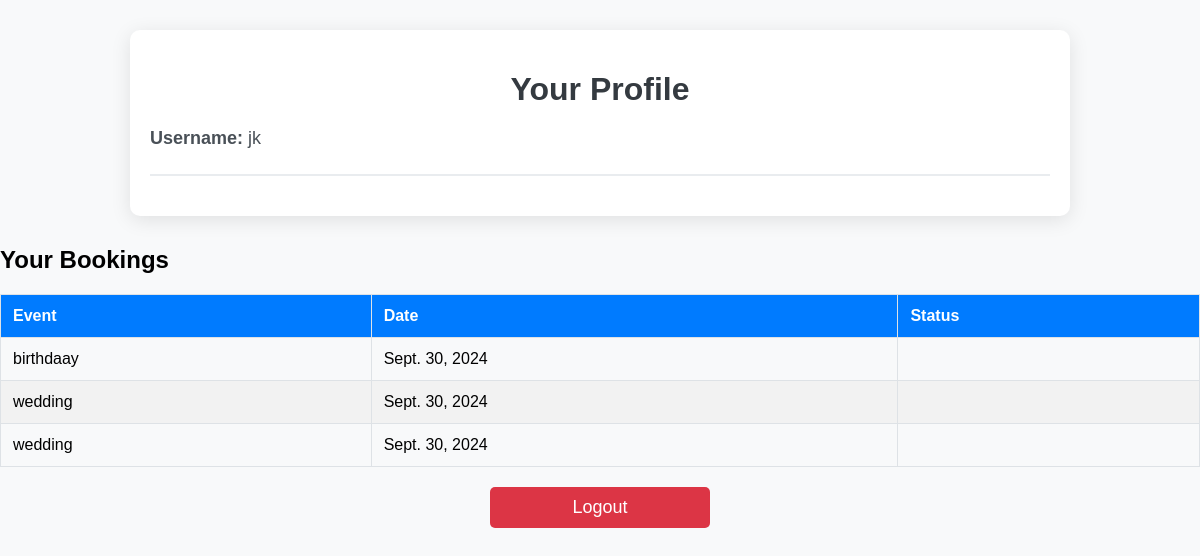
The page /profile/ (signed in) on the database as committed earlier.
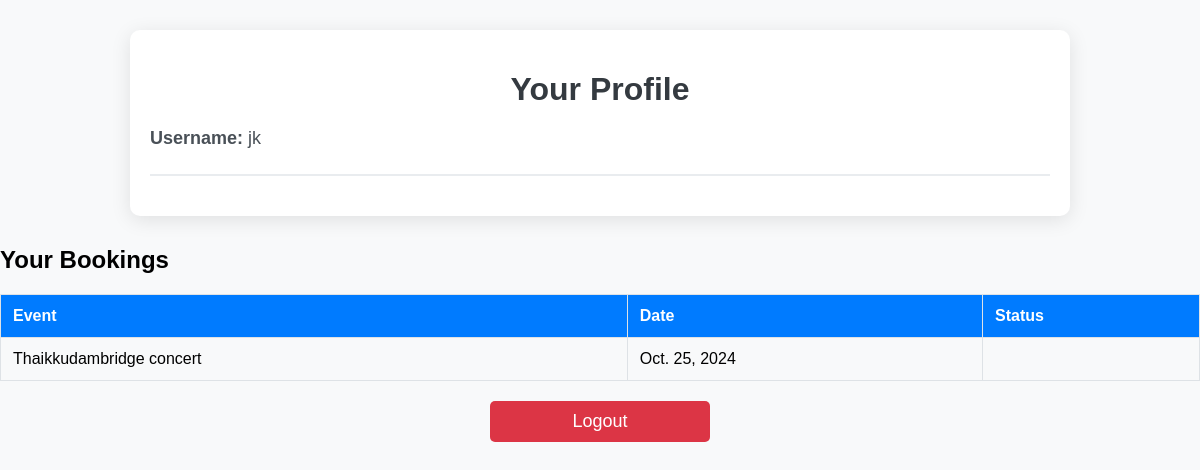
The same page on the database as committed later.
### man/models.py (models this page shows, shortened)
class Booking(models.Model):
    user = models.ForeignKey(User, on_delete=models.CASCADE)
    event = models.ForeignKey(Events, on_delete=models.CASCADE)
    name = models.CharField(max_length=255, default='Anonymous')
    contact = models.CharField(max_length=200, default='contactnumber')
    booking_date = models.DateField(blank=True, null=False)
    email = models.EmailField()
    created_at = models.DateTimeField(auto_now_add=True)
    num_tickets = models.PositiveIntegerField(default=1)  # Number of tickets for the booking
    class Meta:
        unique_together = ('user', 'event', 'booking_date')

class Events(models.Model):
    EVENT_TYPES = [
        ('wedding', 'Wedding'),
        ('birthday', 'Birthday Party'),
        ('reception', 'Reception'),
        ('conference', 'Conference'),
        ('other', 'Other Event'),
    ]
    name = models.CharField(max_length=200)
    event_type = models.CharField(max_length=20, choices=EVENT_TYPES, default='other')
    description = models.TextField()
    date = models.DateField()
    location = models.CharField(max_length=100)
    price_per_person = models.DecimalField(max_digits=10, decimal_places=2)

### man/views.py (the view)
# urls.py: path('profile/', views.profile, name='profile'),  # User profile
@login_required
def profile(request):
    bookings = Booking.objects.filter(user=request.user)
    return render(request, 'profile.html', {'bookings': bookings, 'user': request.user})

### man/templates/profile.html (shortened to what this page needs)
<!DOCTYPE html>
<html lang="en">
<head>
</head>
<body>
<div class="container">
    <h1>Your Profile</h1>
    <div class="user-info">
        <p><strong>Username:</strong> {{ user.username }}</p>
    </div>
</div>
    <h2>Your Bookings</h2>
    {% if bookings %}
        <table class="bookings-table">
            <thead>
                <tr>
                    <th>Event</th>
                    <th>Date</th>
                    <th>Status</th>
                </tr>
            </thead>
            <tbody>
                {% for booking in bookings %}
                    <tr>
                        <td>{{ booking.event.name }}</td>
                        <td>{{ booking.event.date }}</td>
                        <td>{{ booking.status }}</td>
                    </tr>
                {% endfor %}
            </tbody>
        </table>
    {% else %}
        <p class="no-bookings">You have no bookings yet.</p>
    {% endif %}
    <a href="{% url 'logout' %}" class="logout-button">Logout</a>
</body>
</html>

### man/templates/profile.html (style rules this page uses)
body { font-family: 'Arial', sans-serif; background-color: #f8f9fa; margin: 0; padding: 0; }
.container { max-width: 900px; margin: 30px auto; padding: 20px; background-color: #ffffff; box-shadow: 0 4px 20px rgba(0, 0, 0, 0.1); border-radius: 10px; }
h1 { color: #343a40; text-align: center; margin-bottom: 20px; }
.user-info { border-bottom: 2px solid #e9ecef; padding-bottom: 15px; margin-bottom: 20px; }
.user-info p { font-size: 18px; color: #495057; margin: 10px 0; }
.bookings-table { width: 100%; border-collapse: collapse; margin-top: 20px; }
.bookings-table th, .bookings-table td { border: 1px solid #dee2e6; padding: 12px; text-align: left; }
.bookings-table th { background-color: #007bff; color: #ffffff; }
.logout-button { display: block; width: 200px; margin: 20px auto; padding: 10px; background-color: #dc3545; color: white; text-align: center; border: none; border-radius: 5px; cursor: pointer; text-decoration: none; font-size: 18px; }

Rows that differ between the two databases and show on the page:
removed Booking: event.name "birthdaay", event "Sept. 30, 2024"
removed Booking: event.name "wedding", event "Sept. 30, 2024"
removed Booking: event.name "wedding", event "Sept. 30, 2024"
added Booking: event.name "Thaikkudambridge concert", event "Oct. 25, 2024"
